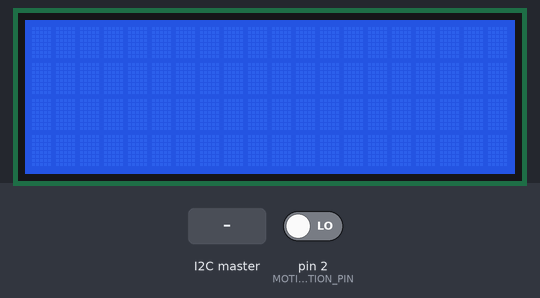
The sketch below on a simulated Arduino Uno, built with avr-gcc and run on an emulated ATmega328P. Shown: 20×4 character LCD. The inputs (shaded band) are chosen by the test bench; at power-on: pin 2 (MOTION_DETECTION_PIN) LOW. At 3.5 s the program stops and its outputs stay as they are.

Above: at 1.9 s.
2.0 s: the I2C master sends the byte 1
At 3.2 s:
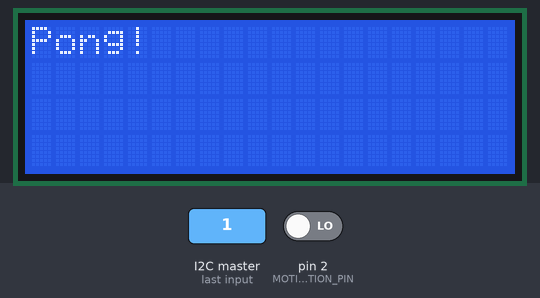
3.5 s: the I2C master sends the byte 0
At 4.5 s:
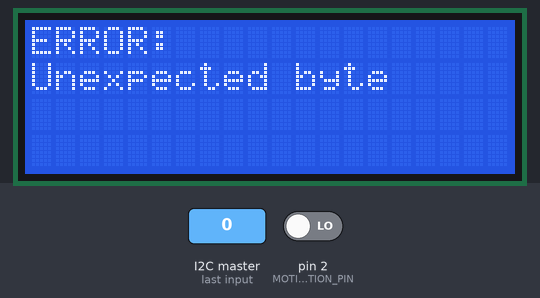
Timing chart, 0 to 5.0 s (numbered marks = the images above; inputs shaded):
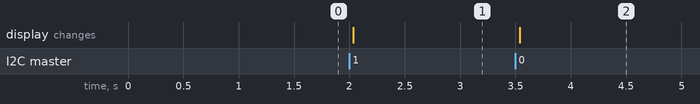

Measured:
- after the input at 2.0 s, the display: changes at once (image 1)
- after the input at 3.5 s, the display: changes at once (image 2)

The sketch:

disp.ino
```cpp
#include <Wire.h>
#include <LiquidCrystal_SI2C.h>

#define DISP_I2C_SLAVE_ADDRESS 0x17

/**********************************************************************
 * Data
 **********************************************************************/

// LCD:

boolean backlightOn = true;

// Software I2C for the LCD
// SCL: Arduino pin 8
// SDA: Arduino pin 9
LiquidCrystal_SI2C lcd(0x27, 2, 1, 0, 4, 5, 6, 7, 3, POSITIVE);

char lcdBuffer[4][20 + 1];


// Motion Detection:

#define MOTION_DETECTION_PIN 2
#define MOTION_DETECTION_GRACE_PERIOD_MS 30000
volatile boolean motionDetected = false;
unsigned long msSinceLastMotionDetected = 0;


/**********************************************************************
 * Functions
 **********************************************************************/

/**
 * LCD
 **/

void lcdRefresh() {
  lcd.home();
  for (byte row = 0; row <= 3; row++) {
    for (byte column = 0; column <= 19; column++) {
      lcd.setCursor(column, row);
      lcd.print(lcdBuffer[row][column]);

      if (column < 19) {
        lcd.setCursor(column + 1, row);
        lcd.print('.');
      }
      if (column < 18) {
        lcd.setCursor(column + 2, row);
        lcd.print('.');
      }
      if (column < 17) {
        lcd.setCursor(column + 3, row);
        lcd.print('.');
      }
      if (row < 3) {
        lcd.setCursor(column, row + 1);
        lcd.print('.');
      }
    }
  }
}

void setupLCD() {
  // Init
  lcd.begin(20, 4);

  // Fill buffer with whitespace
  for (byte row = 0; row <= 3; row++) {
    for (byte column = 0; column <= 19; column++) {
      lcdBuffer[row][column] = ' ';
    }
  }

  // Make all rows proper null-terminated strings
  lcdBuffer[0][20] = '\0';
  lcdBuffer[1][20] = '\0';
  lcdBuffer[2][20] = '\0';
  lcdBuffer[3][20] = '\0';

  // Write buffer to LCD
  lcdRefresh();
}

void maybeDisableLCDBacklight() {
  if (backlightOn && millis() - msSinceLastMotionDetected > MOTION_DETECTION_GRACE_PERIOD_MS) {
    lcd.noBacklight();
    backlightOn = false;
  }
}


/**
 * Motion Detection
 **/

void setupMotionDetection() {
  attachInterrupt(digitalPinToInterrupt(MOTION_DETECTION_PIN), interruptServiceRoutine, RISING);
}

void interruptServiceRoutine() {
  motionDetected = true;
}

void motionDetection() {
  if (motionDetected) {
    motionDetected = false;
    msSinceLastMotionDetected = millis();
    lcd.backlight();
    backlightOn = true;
  }
}


/**
 * I2C
 **/

byte I2C_PING = 0x01;
byte I2C_CLEAR = 0x02;
byte I2C_DATA = 0x03;
byte I2C_REFRESH = 0x04;

byte bufferRow = 0;
byte bufferCol = 0;

void pong() {
  lcd.clear();
  lcd.home();
  lcd.print("Pong!");
  delay(2000);
}

void lcdClear() {
  lcd.clear();
  lcd.home();
  bufferRow = 0;
  bufferCol = 0;

  // Fill buffer with whitespace
  for (byte row = 0; row <= 3; row++) {
    for (byte column = 0; column <= 19; column++) {
      lcdBuffer[row][column] = ' ';
    }
  }
}

void error(char * msg) {
  lcd.clear();
  lcd.home();
  lcd.print("ERROR:");
  lcd.setCursor(0, 1);
  lcd.print(msg);
  while (true);
}

void receiveEvent(int byteCount) {
  byte b1 = Wire.read();
  if (byteCount == 1) {
    if (b1 == I2C_PING) {
      pong();
    } else if (b1 == I2C_CLEAR) {
      lcdClear();
    } else if (b1 == I2C_REFRESH) {
      lcdRefresh();
    } else {
      error("Unexpected byte");
    }
  } else if (byteCount == 2) {
    if (b1 != I2C_DATA) {
      error("Expected I2C_DATA");
    } else {
      char c = Wire.read();

      if (bufferCol == 20 || c == '\n') {
        bufferCol = 0;
        bufferRow++;
      }
      if (bufferRow == 4) {
        // There's nothing past the 4th row
        return;
      }
      if (c == '\n') {
        return;
      }

      lcdBuffer[bufferRow][bufferCol] = c;
      bufferCol++;
    }
  } else {
    error("Unexpected byteCount");
  }
}

void setupI2CSlave() {
  Wire.begin(DISP_I2C_SLAVE_ADDRESS);
  Wire.onReceive(receiveEvent);
}


/**
 * Arduino
 **/

void setup() {
  setupLCD();
  setupMotionDetection();
  setupI2CSlave();
}

void loop() {
  motionDetection();
  maybeDisableLCDBacklight();
}
```
